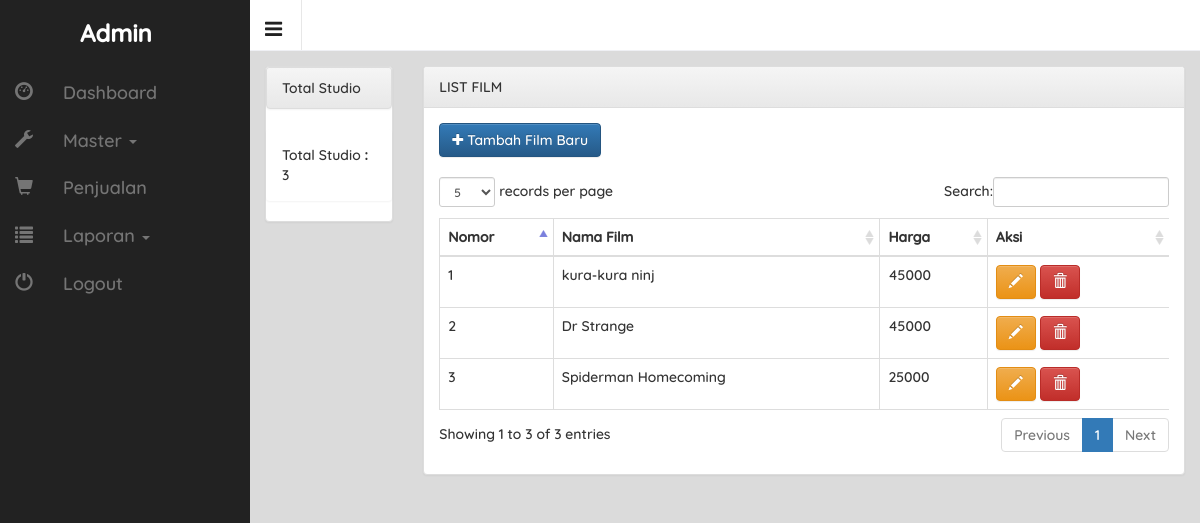
The page /page/index.php?hal=admin-master/film/list-film on the database its author committed.
### tables this page shows
CREATE TABLE `film` (
  `id_film` int(11) NOT NULL,
  `judul_film` varchar(30) NOT NULL,
  `harga_film` int(11) NOT NULL
);

### page/admin-master/film/list-film.php (the view, shortened to what this page needs)
<div class="list-jenis">
	<div class="row">
	 <div class="col-sm-2">
	  <section class="panel panel-default">
	   <div class="panel panel-heading">Total Studio</div>
		<div class="panel panel-body">
			Total Studio <b>:</b>
			<?php
				$select_film = mysqli_query($koneksi,"SELECT * FROM film");
				echo mysqli_num_rows($select_film);
			?>
		</div>
	 </div>
	 <div class="col-sm-10">
	  <section class="panel panel-default">
		<header class="panel-heading">LIST FILM</header>
		<div class="panel-body">
		 <nav>
			<button type="button" data-target="#ModalAdd" data-toggle="modal" class="btn btn-primary">
			 <i class="fa fa-plus"></i> Tambah Film Baru
			</button>
		 </nav>
		 <br>
		 <div class="table-responsive">
		  <table class="table table-bordered" id="example">
			<thead>
			 <tr>
			  <th>
			   Nomor
			  </th>
			  <th>
			   Nama Film
			  </th>
			  <th>
			   Harga
			  </th>
			  <th>
			   Aksi
			  </th>
			 </tr>
			</thead>
			<tbody>
			<?php
			$no = 1;
			while($row_film = mysqli_fetch_array($select_film)){
			  echo '<tr>';
			  echo '<td>'.$no++.'</td>';
			  echo '<td>'.$row_film['judul_film'].'</td>';
			  echo '<td>'.$row_film['harga_film'].'</td>';
			  echo "<td><a href='?hal=admin-master/film/edit-film&id=".$row_film['id_film']."' class='btn btn-warning' role='button'><i class='glyphicon glyphicon-pencil'></i></a>
                        <a href='#modal_delete' data-id='".$row_film['id_film']."' data-toggle='modal' class='btn btn-danger buang' role='button'><i class='glyphicon glyphicon-trash'></i></a>
					</td>";
			  echo '</tr>';
			 }
			?>
			</tbody>
			</table>
		 </div>
		</div>
	  </section>
	 </div>
	</div>
</div>

### page/css/style.css (style rules this page uses)
* { margin: 0; padding: 0; }
html, body { max-width: 100%; overflow-x: hidden; }
body { padding-bottom: 30px; position: relative; min-height: 100%; font-family: Quicksand; font-weight: 500; background-color: #dbdbdb; padding-right:0 !important; }
a { transition: background 0.2s, color 0.2s; }

### rows shown on the page
film: judul_film "kura-kura ninj", harga_film "45000"
film: judul_film "Dr Strange", harga_film "45000"
film: judul_film "Spiderman Homecoming", harga_film "25000"

### other values the page prints
mysqli_num_rows($select_film) "3"
